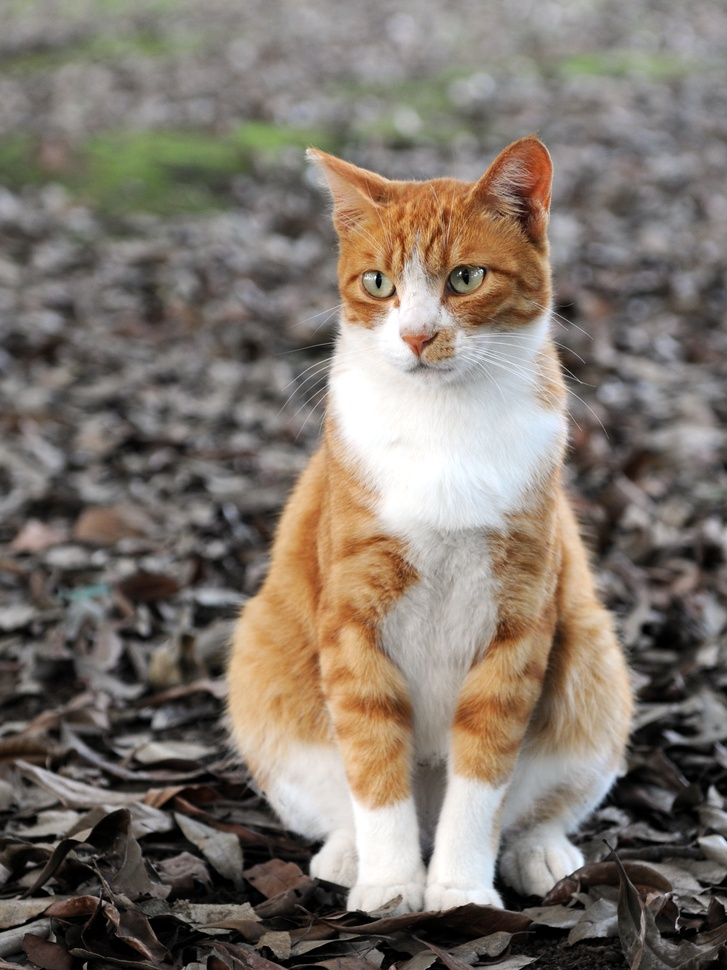
#> input picture orange_cat.jpg, 727 x 970 px, shrunk from 2136 x 2848 before the run
$ python lesson6.py
#> lines starting #> are read from the running program, lines starting #| are printed output that depends on the picture
from PIL import Image, ImageFilter, ImageEnhance

orange_cat = Image.open(r"orange_cat.jpg")
#> orange_cat is the input picture: PIL image 727x970 RGB; mean R, G, B 126.9, 117.8, 108.5
flipped_orange_cat = orange_cat.transpose(Image.FLIP_TOP_BOTTOM)
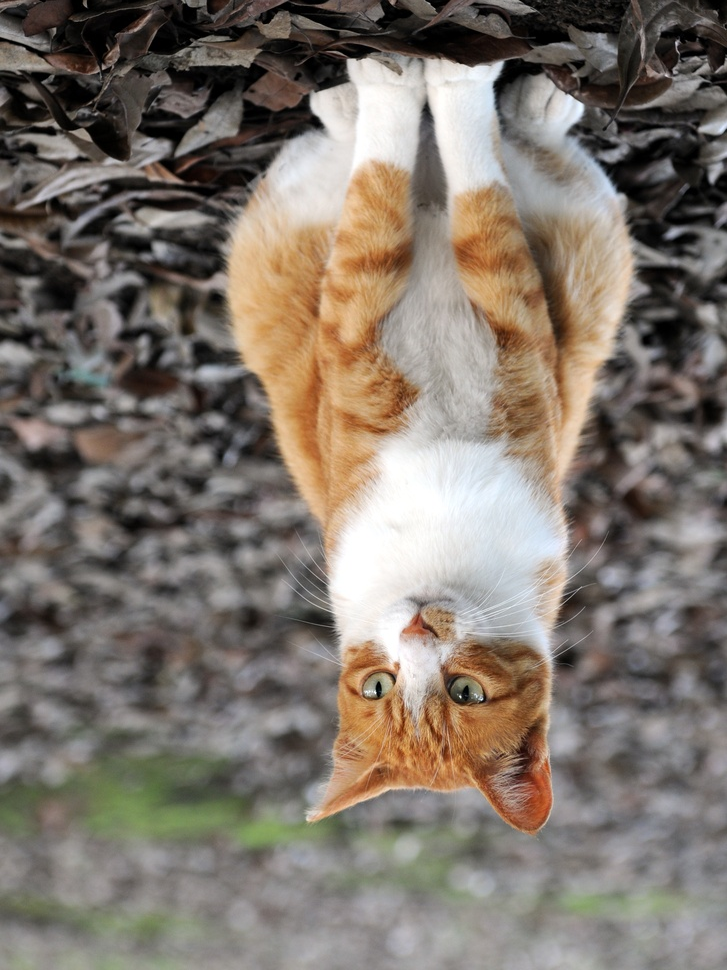
#> flipped_orange_cat: PIL image 727x970 RGB; mean R, G, B 126.9, 117.8, 108.5
#flipped_orange_cat.show()
rotated_cat = orange_cat.rotate(45)
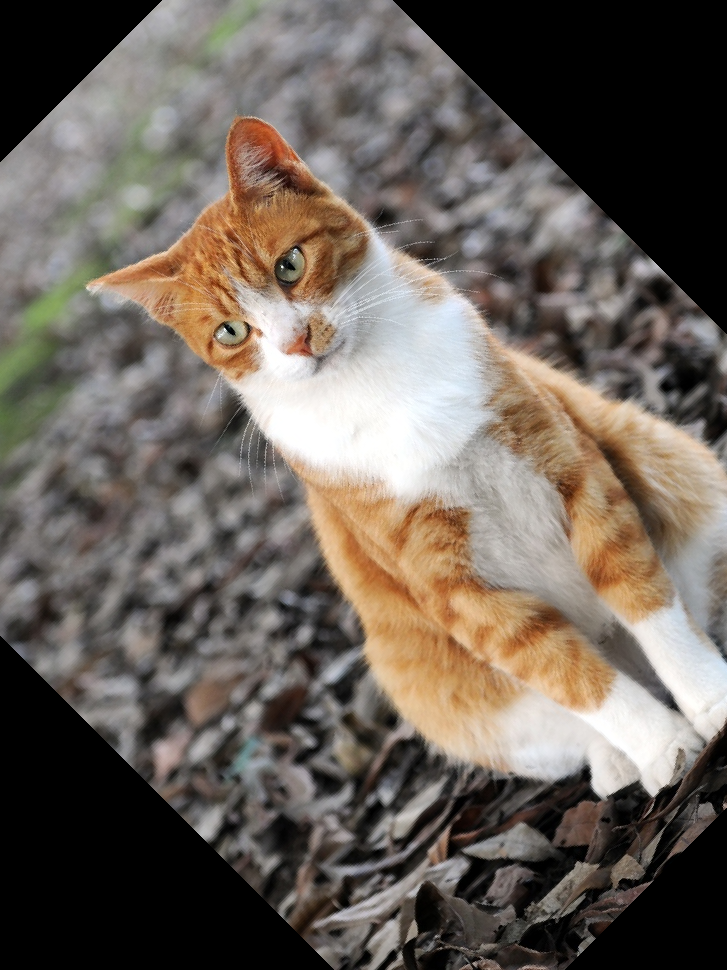
#> rotated_cat: PIL image 727x970 RGB; mean R, G, B 107.4, 98.5, 90.3
#rotated_cat.show()
